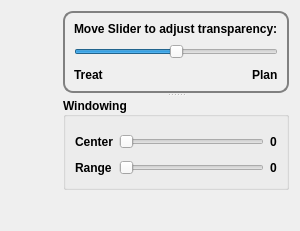
                  <widget class="QWidget" name="Overlay">
                   <property name="geometry">
                    <rect>
                     <x>0</x>
                     <y>0</y>
                     <width>300</width>
                     <height>231</height>
                    </rect>
                   </property>
                   <attribute name="label">
                    <string>Overlay</string>
                   </attribute>
                   <layout class="QGridLayout" name="gridLayout_28">
                    <item row="0" column="1">
                     <widget class="QSplitter" name="splitter_2">
                      <property name="orientation">
                       <enum>Qt::Vertical</enum>
                      </property>
                      <widget class="QFrame" name="frame">
                       <property name="sizePolicy">
                        <sizepolicy hsizetype="Maximum" vsizetype="Maximum">
                         <horstretch>0</horstretch>
                         <verstretch>0</verstretch>
                        </sizepolicy>
                       </property>
                       <property name="minimumSize">
                        <size>
                         <width>0</width>
                         <height>0</height>
                        </size>
                       </property>
                       <property name="styleSheet">
                        <string notr="true">QFrame {
	border: 2px solid gray;
	border-radius: 10px;
}
</string>
                       </property>
                       <property name="frameShape">
                        <enum>QFrame::StyledPanel</enum>
                       </property>
                       <property name="frameShadow">
                        <enum>QFrame::Sunken</enum>
                       </property>
                       <layout class="QGridLayout" name="gridLayout_20">
                        <item row="2" column="0">
                         <widget class="QLabel" name="label_27">
                          <property name="sizePolicy">
                           <sizepolicy hsizetype="Expanding" vsizetype="Preferred">
                            <horstretch>0</horstretch>
                            <verstretch>0</verstretch>
                           </sizepolicy>
                          </property>
                          <property name="font">
                           <font>
                            <weight>75</weight>
                            <italic>false</italic>
                            <bold>true</bold>
                           </font>
                          </property>
                          <property name="styleSheet">
                           <string notr="true">border: 0px;</string>
                          </property>
                          <property name="text">
                           <string>Treat</string>
                          </property>
                         </widget>
                        </item>
                        <item row="2" column="1">
                         <widget class="QLabel" name="label_28">
                          <property name="font">
                           <font>
                            <weight>75</weight>
                            <italic>false</italic>
                            <bold>true</bold>
                           </font>
                          </property>
                          <property name="styleSheet">
                           <string notr="true">border: 0px;</string>
                          </property>
                          <property name="text">
                           <string>Plan</string>
                          </property>
                         </widget>
                        </item>
                        <item row="1" column="0" colspan="2">
                         <widget class="QSlider" name="Slider_Planar_Overlay">
                          <property name="sizePolicy">
                           <sizepolicy hsizetype="Minimum" vsizetype="Fixed">
                            <horstretch>0</horstretch>
                            <verstretch>0</verstretch>
                           </sizepolicy>
                          </property>
                          <property name="minimumSize">
                           <size>
                            <width>0</width>
                            <height>20</height>
                           </size>
                          </property>
                          <property name="maximum">
                           <number>100</number>
                          </property>
                          <property name="sliderPosition">
                           <number>50</number>
                          </property>
                          <property name="orientation">
                           <enum>Qt::Horizontal</enum>
                          </property>
                         </widget>
                        </item>
                        <item row="0" column="0" colspan="2">
                         <widget class="QLabel" name="label_29">
                          <property name="font">
                           <font>
                            <weight>75</weight>
                            <italic>false</italic>
                            <bold>true</bold>
                           </font>
                          </property>
                          <property name="styleSheet">
                           <string notr="true">border: 0px;</string>
                          </property>
                          <property name="text">
                           <string>Move Slider to adjust transparency:</string>
                          </property>
                         </widget>
                        </item>
                       </layout>
                      </widget>
                      <widget class="QGroupBox" name="groupBox_16">
                       <property name="sizePolicy">
                        <sizepolicy hsizetype="Maximum" vsizetype="Maximum">
                         <horstretch>0</horstretch>
                         <verstretch>0</verstretch>
                        </sizepolicy>
                       </property>
                       <property name="minimumSize">
                        <size>
                         <width>0</width>
                         <height>0</height>
                        </size>
                       </property>
                       <property name="font">
                        <font>
                         <weight>75</weight>
                         <italic>false</italic>
                         <bold>true</bold>
                        </font>
                       </property>
                       <property name="title">
                        <string>Windowing</string>
                       </property>
                       <property name="alignment">
                        <set>Qt::AlignLeading|Qt::AlignLeft|Qt::AlignVCenter</set>
                       </property>
                       <layout class="QGridLayout" name="gridLayout_21">
                        <item row="2" column="2">
                         <widget class="QLabel" name="Txt_Overlay_GV_range">
                          <property name="text">
                           <string>0</string>
                          </property>
                         </widget>
                        </item>
                        <item row="1" column="2">
                         <widget class="QLabel" name="Txt_Overlay_GV_center">
                          <property name="autoFillBackground">
                           <bool>false</bool>
                          </property>
                          <property name="text">
                           <string>0</string>
                          </property>
                         </widget>
                        </item>
                        <item row="2" column="0">
                         <widget class="QLabel" name="label_41">
                          <property name="font">
                           <font>
                            <weight>75</weight>
                            <italic>false</italic>
                            <bold>true</bold>
                           </font>
                          </property>
                          <property name="text">
                           <string>Range</string>
                          </property>
                         </widget>
                        </item>
                        <item row="1" column="1">
                         <widget class="QSlider" name="Slider_Overlay_GV_center">
                          <property name="sizePolicy">
                           <sizepolicy hsizetype="Expanding" vsizetype="Fixed">
                            <horstretch>0</horstretch>
                            <verstretch>0</verstretch>
                           </sizepolicy>
                          </property>
                          <property name="minimumSize">
                           <size>
                            <width>0</width>
                            <height>20</height>
                           </size>
                          </property>
                          <property name="orientation">
                           <enum>Qt::Horizontal</enum>
                          </property>
                         </widget>
                        </item>
                        <item row="1" column="0">
                         <widget class="QLabel" name="label_40">
                          <property name="font">
                           <font>
                            <weight>75</weight>
                            <italic>false</italic>
                            <bold>true</bold>
                           </font>
                          </property>
                          <property name="text">
                           <string>Center</string>
                          </property>
                         </widget>
                        </item>
                        <item row="2" column="1">
                         <widget class="QSlider" name="Slider_Overlay_GV_range">
                          <property name="sizePolicy">
                           <sizepolicy hsizetype="Minimum" vsizetype="Fixed">
                            <horstretch>0</horstretch>
                            <verstretch>0</verstretch>
                           </sizepolicy>
                          </property>
                          <property name="minimumSize">
                           <size>
                            <width>0</width>
                            <height>20</height>
                           </size>
                          </property>
                          <property name="orientation">
                           <enum>Qt::Horizontal</enum>
                          </property>
                         </widget>
                        </item>
                        <item row="0" column="0" colspan="3">
                         <widget class="matplotlibWidget" name="Display_Overlay_Hist" native="true">
                          <property name="minimumSize">
                           <size>
                            <width>0</width>
                            <height>0</height>
                           </size>
                          </property>
                         </widget>
                        </item>
                       </layout>
                      </widget>
                     </widget>
                    </item>
                    <item row="1" column="1">
                     <spacer name="verticalSpacer_4">
                      <property name="orientation">
                       <enum>Qt::Vertical</enum>
                      </property>
                      <property name="sizeHint" stdset="0">
                       <size>
                        <width>20</width>
                        <height>40</height>
                       </size>
                      </property>
                     </spacer>
                    </item>
                    <item row="0" column="0" rowspan="2">
                     <widget class="matplotlibWidget" name="Display_Overlay" native="true">
                      <property name="sizePolicy">
                       <sizepolicy hsizetype="Expanding" vsizetype="Maximum">
                        <horstretch>0</horstretch>
                        <verstretch>0</verstretch>
                       </sizepolicy>
                      </property>
                      <property name="minimumSize">
                       <size>
                        <width>0</width>
                        <height>0</height>
                       </size>
                      </property>
                      <property name="maximumSize">
                       <size>
                        <width>1000000</width>
                        <height>1000000</height>
                       </size>
                      </property>
                     </widget>
                    </item>
                   </layout>
                  </widget>
